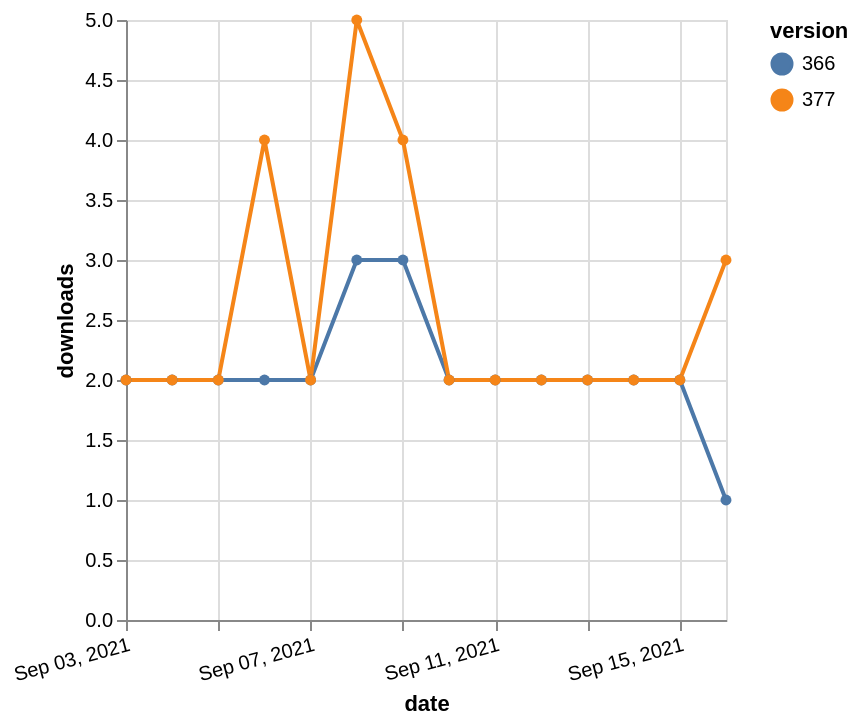

Source (Vega-Lite JSON):
### Vega-Lite specification from a JSON file in a GitHub repository (floating-point values rounded to 4 significant figures)
{"$schema": "https://vega.github.io/schema/vega-lite/v5.json", "description": "A simple bar chart with embedded data.", "data": {"values": [{"date": "2021-09-03", "total": 2254, "delta": 2, "version": "366"}, {"date": "2021-09-04", "total": 2256, "delta": 2, "version": "366"}, {"date": "2021-09-05", "total": 2258, "delta": 2, "version": "366"}, {"date": "2021-09-06", "total": 2260, "delta": 2, "version": "366"}, {"date": "2021-09-07", "total": 2262, "delta": 2, "version": "366"}, {"date": "2021-09-08", "total": 2265, "delta": 3, "version": "366"}, {"date": "2021-09-09", "total": 2268, "delta": 3, "version": "366"}, {"date": "2021-09-10", "total": 2270, "delta": 2, "version": "366"}, {"date": "2021-09-11", "total": 2272, "delta": 2, "version": "366"}, {"date": "2021-09-12", "total": 2274, "delta": 2, "version": "366"}, {"date": "2021-09-13", "total": 2276, "delta": 2, "version": "366"}, {"date": "2021-09-14", "total": 2278, "delta": 2, "version": "366"}, {"date": "2021-09-15", "total": 2280, "delta": 2, "version": "366"}, {"date": "2021-09-16", "total": 2281, "delta": 1, "version": "366"}, {"date": "2021-09-03", "total": 2059, "delta": 2, "version": "377"}, {"date": "2021-09-04", "total": 2061, "delta": 2, "version": "377"}, {"date": "2021-09-05", "total": 2063, "delta": 2, "version": "377"}, {"date": "2021-09-06", "total": 2067, "delta": 4, "version": "377"}, {"date": "2021-09-07", "total": 2069, "delta": 2, "version": "377"}, {"date": "2021-09-08", "total": 2074, "delta": 5, "version": "377"}, {"date": "2021-09-09", "total": 2078, "delta": 4, "version": "377"}, {"date": "2021-09-10", "total": 2080, "delta": 2, "version": "377"}, {"date": "2021-09-11", "total": 2082, "delta": 2, "version": "377"}, {"date": "2021-09-12", "total": 2084, "delta": 2, "version": "377"}, {"date": "2021-09-13", "total": 2086, "delta": 2, "version": "377"}, {"date": "2021-09-14", "total": 2088, "delta": 2, "version": "377"}, {"date": "2021-09-15", "total": 2090, "delta": 2, "version": "377"}, {"date": "2021-09-16", "total": 2093, "delta": 3, "version": "377"}]}, "width": "container", "mark": {"type": "line", "point": {"filled": true}}, "encoding": {"x": {"field": "date", "type": "temporal", "timeUnit": "yearmonthdate", "title": "date", "axis": {"labelAngle": -15}}, "y": {"field": "delta", "type": "quantitative", "title": "downloads"}, "color": {"field": "version", "type": "nominal"}, "tooltip": {"field": "delta"}}}
